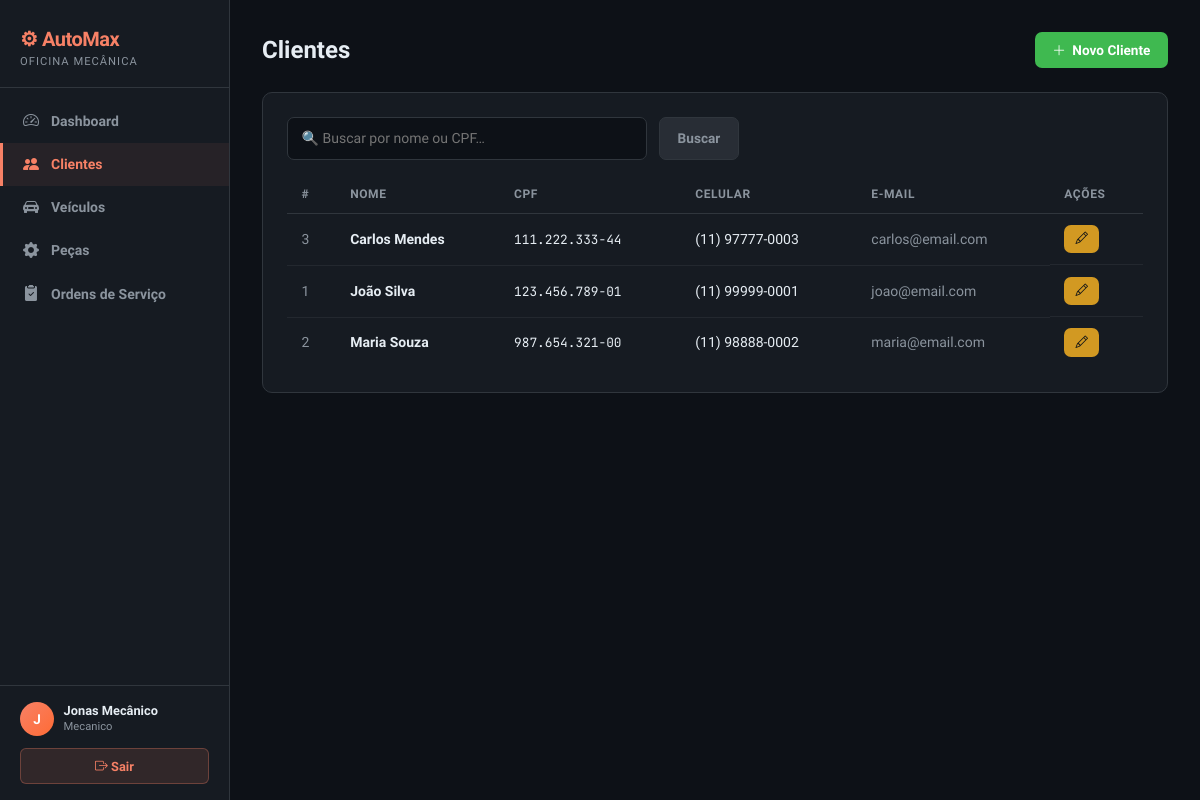
/automax2/public/clientes.php (signed in), run on the app's committed database.
### tables this page shows
CREATE TABLE CLIENTE (
    id_cliente    INT UNSIGNED NOT NULL AUTO_INCREMENT,
    nome          VARCHAR(100) NOT NULL,
    cpf           CHAR(11)     NOT NULL,
    telefone      VARCHAR(20),
    celular       VARCHAR(20),
    email         VARCHAR(150),
    endereco      VARCHAR(255),
    data_cadastro DATE NOT NULL DEFAULT (CURRENT_DATE),
    ativo         TINYINT(1) NOT NULL DEFAULT 1,
    PRIMARY KEY (id_cliente),
    UNIQUE KEY UQ_CLIENTE_CPF (cpf),
    CONSTRAINT CHK_CLIENTE_CPF CHECK (cpf REGEXP '^[0-9]{11}$')
);

### automax2.0/app/controllers/ClienteController.php (called while the page is built, shortened)
<?php
class ClienteController
{
    private Cliente $model;
    public function __construct(PDO $pdo)
    {
        $this->model = new Cliente($pdo);
    }
    public function handle(): void
    {
        $modo = $_GET['modo'] ?? 'lista';
        $id   = (int)($_GET['id'] ?? 0);
        match ($modo) {
            'excluir' => $this->excluir($id),
            'novo',
            'editar',
            'salvar'  => $this->formulario($modo, $id),
            default   => $this->lista(),
        };
    }
    private function lista(): void
    {
        $q      = trim($_GET['q'] ?? '');
        $lista  = $this->model->listar($q);
        require ROOT_DIR . '/app/views/clientes/lista.php';
    }
}

### automax2/public/clientes.php (called while the page is built, shortened)
<?php
require_once __DIR__ . '/../app/config/Layout.php';
$ctrl = new ClienteController(db());
$ctrl->handle();

### automax2.0/app/models/Cliente.php (called while the page is built, shortened)
<?php
class Cliente
{
    private PDO $pdo;
    public function __construct(PDO $pdo)
    {
        $this->pdo = $pdo;
    }
    public function listar(string $q = ''): array
    {
        $where  = "WHERE ativo=1";
        $params = [];
        $stmt = $this->pdo->prepare("SELECT * FROM CLIENTE $where ORDER BY nome");
        $stmt->execute($params);
        return $stmt->fetchAll();
    }
}

### automax2/app/views/clientes/lista.php (the view, shortened to what this page needs)
<div class="page-title">
  Clientes
  <a href="<?= BASE_URL ?>clientes.php?modo=novo" class="am-btn am-btn-success"><i class="bi bi-plus-lg"></i> Novo Cliente</a>
</div>
<div class="am-card">
  <form method="GET" style="display:flex;gap:.75rem;margin-bottom:1rem">
    <input class="am-input" name="q" placeholder="🔍 Buscar por nome ou CPF…" value="<?= htmlspecialchars($q) ?>" style="max-width:360px">
    <button class="am-btn am-btn-muted" type="submit">Buscar</button>
  </form>
  <table class="am-table">
    <thead><tr><th>#</th><th>Nome</th><th>CPF</th><th>Celular</th><th>E-mail</th><th>Ações</th></tr></thead>
    <tbody>
    <?php foreach ($lista as $c): ?>
      <tr>
        <td style="color:var(--am-muted)"><?= $c['id_cliente'] ?></td>
        <td><strong><?= htmlspecialchars($c['nome']) ?></strong></td>
        <td style="font-family:'JetBrains Mono',monospace;font-size:.8rem"><?= preg_replace('/(\d{3})(\d{3})(\d{3})(\d{2})/', '$1.$2.$3-$4', $c['cpf']) ?></td>
        <td><?= $c['celular'] ? preg_replace('/(\d{2})(\d{5})(\d{4})/', '($1) $2-$3', $c['celular']) : '—' ?></td>
        <td style="color:var(--am-muted)"><?= htmlspecialchars($c['email'] ?? '—') ?></td>
        <td style="display:flex;gap:.4rem">
          <a href="<?= BASE_URL ?>clientes.php?modo=editar&id=<?= $c['id_cliente'] ?>" class="am-btn am-btn-warn am-btn-sm"><i class="bi bi-pencil"></i></a>
        </td>
      </tr>
    <?php endforeach; ?>
    </tbody>
  </table>
</div>

### automax2/public/css/estilo.css (style rules this page uses)
:root { --am-dark: #0d1117; --am-card: #161b22; --am-border: #30363d; --am-accent: #f78166; --am-blue: #58a6ff; --am-green: #3fb950; --am-yellow: #d29922; --am-muted: #8b949e; --am-text: #e6edf3; }
*, *::before, *::after { box-sizing: border-box; margin: 0; padding: 0; }
body { font-family: 'Sora', sans-serif; background: var(--am-dark); color: var(--am-text); min-height: 100vh; }
.am-card { background: var(--am-card); border: 1px solid var(--am-border); border-radius: 10px; padding: 1.5rem; margin-bottom: 1.5rem; }
.am-table { width: 100%; border-collapse: collapse; font-size: .875rem; }
.am-table thead th { padding: .6rem .9rem; text-align: left; color: var(--am-muted); font-size: .75rem; font-weight: 700; text-transform: uppercase; letter-spacing: .6px; border-bottom: 1px solid var(--am-border); }
.am-table tbody td { padding: .7rem .9rem; border-bottom: 1px solid rgba(48,54,61,.5); vertical-align: middle; }
.am-table tbody tr:last-child td { border-bottom: none; }
.am-input, .am-select, .am-textarea { width: 100%; padding: .6rem .85rem; background: var(--am-dark); color: var(--am-text); border: 1px solid var(--am-border); border-radius: 7px; font-size: .875rem; font-family: inherit; transition: border-color .15s; }
.am-btn { display: inline-flex; align-items: center; gap: .4rem; padding: .5rem 1.1rem; border-radius: 7px; font-size: .85rem; font-weight: 600; font-family: inherit; border: none; cursor: pointer; text-decoration: none; transition: opacity .15s, transform .1s; }
.am-btn-success { background: var(--am-green); color: #fff; }
.am-btn-warn { background: var(--am-yellow); color: #0d1117; }
.am-btn-muted { background: rgba(139,148,158,.15); color: var(--am-muted); border: 1px solid var(--am-border); }
.am-btn-sm { padding: .3rem .7rem; font-size: .78rem; }
.page-title { font-size: 1.5rem; font-weight: 700; color: var(--am-text); margin-bottom: 1.5rem; display: flex; justify-content: space-between; align-items: center; }

### data on the page
cliente: id_cliente "3", nome "Carlos Mendes", cpf "111.222.333-44", celular "(11) 97777-0003", email "carlos@email.com"
cliente: id_cliente "1", nome "João Silva", cpf "123.456.789-01", celular "(11) 99999-0001", email "joao@email.com"
cliente: id_cliente "2", nome "Maria Souza", cpf "987.654.321-00", celular "(11) 98888-0002", email "maria@email.com"

### other printed values
$item['label'] "Dashboard"
$item['label'] "Clientes"
$item['label'] "Veículos"
$item['label'] "Peças"
$item['label'] "Ordens de Serviço"
$inicial "J"
$nome "Jonas Mecânico"
$perf "Mecanico"
